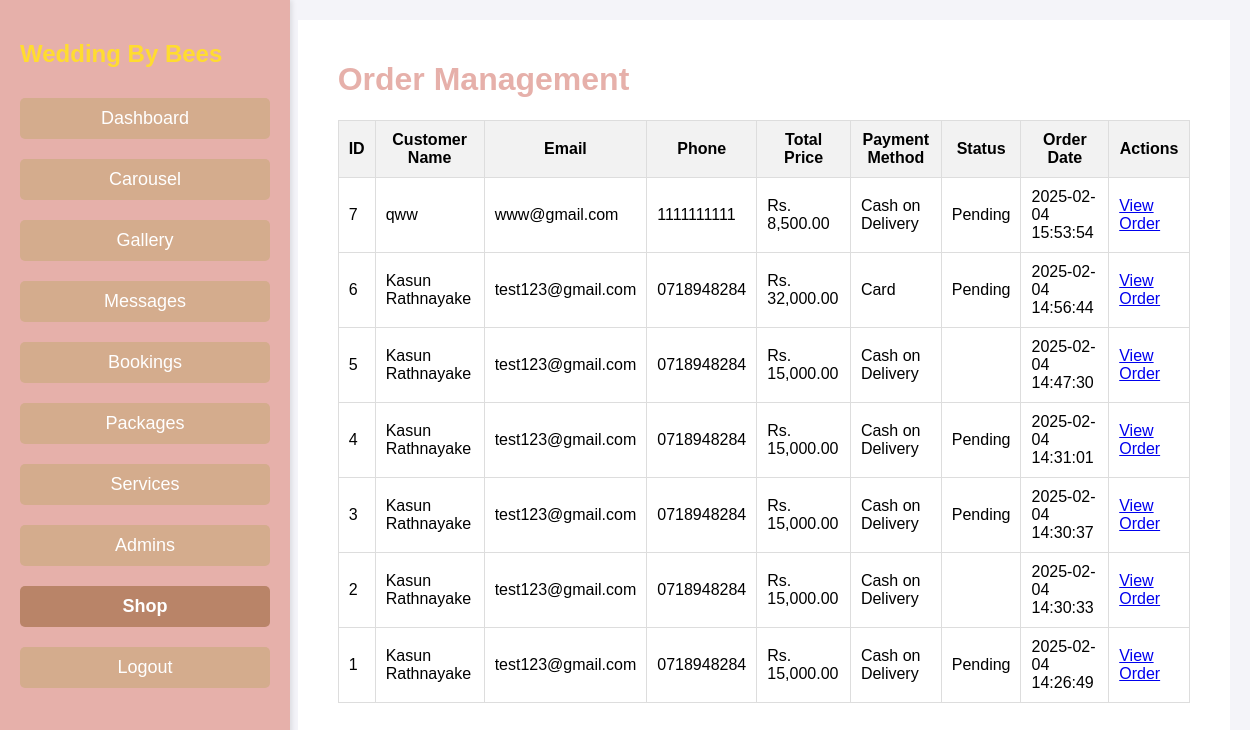
The app's page /admin/orders.php (signed in), older data.
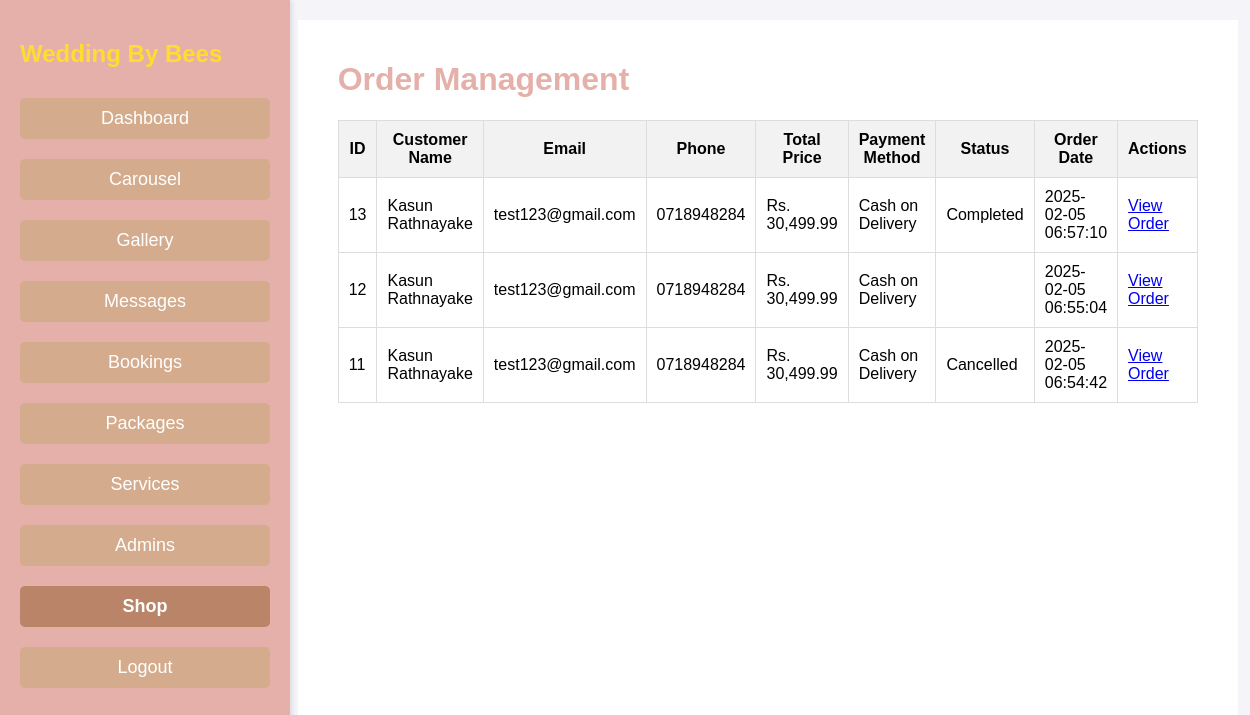
The same page, newer data.
### tables this page shows
CREATE TABLE `orders` (
  `id` int(11) NOT NULL,
  `customer_id` int(11) NOT NULL,
  `shipping_name` varchar(100) NOT NULL,
  `shipping_email` varchar(100) NOT NULL,
  `shipping_phone` varchar(15) NOT NULL,
  `shipping_address` text NOT NULL,
  `total_price` decimal(10,2) NOT NULL,
  `payment_method` enum('Cash on Delivery','Card') NOT NULL,
  `status` enum('Pending','Completed','Cancelled') NOT NULL,
  `order_date` timestamp NOT NULL DEFAULT current_timestamp()
);

### admin/orders.php (the view, shortened to what this page needs)
<?php
include '../inc/links.php';
$sql = "SELECT id, customer_id, shipping_name, shipping_email, shipping_phone,
        shipping_address, total_price, payment_method, status, order_date
        FROM orders ORDER BY order_date DESC";
$result = $conn->query($sql);
$orders = array();
if ($result->num_rows > 0) {
    while ($row = $result->fetch_assoc()) {
        $orders[] = $row;
    }
}
?>
<!DOCTYPE html>
<html lang="en">
<head>
    <link rel="stylesheet" href="../css/dashboard.css">
</head>
<body>
<div class="dashboard-container">
    <?php include 'header.php'; ?>
    <div class="main-content">
        <div class="order-section">
            <h1>Order Management</h1>
            <table class="table table-bordered">
                <thead>
                    <tr>
                        <th>ID</th>
                        <th>Customer Name</th>
                        <th>Email</th>
                        <th>Phone</th>
                        <th>Total Price</th>
                        <th>Payment Method</th>
                        <th>Status</th>
                        <th>Order Date</th>
                        <th>Actions</th>
                    </tr>
                </thead>
                <tbody>
                    <?php
                    if (!empty($orders)) {
                        foreach ($orders as $order) {
                            echo "<tr>";
                            echo "<td>" . $order['id'] . "</td>";
                            echo "<td>" . $order['shipping_name'] . "</td>";
                            echo "<td>" . $order['shipping_email'] . "</td>";
                            echo "<td>" . $order['shipping_phone'] . "</td>";
                            echo "<td>Rs. " . number_format($order['total_price'], 2) . "</td>";
                            echo "<td>" . ucfirst($order['payment_method']) . "</td>";
                            echo "<td>" . ucfirst($order['status']) . "</td>";
                            echo "<td>" . $order['order_date'] . "</td>";
                            echo "<td>
                                    <a href='order_details.php?order_id=" . $order['id'] . "' class='btn btn-info'>View Order</a>
                                  </td>";
                            echo "</tr>";
                        }
                    } else {
                        echo "<tr><td colspan='9'>No orders found.</td></tr>";
                    }
                    ?>
                </tbody>
            </table>
        </div>
    </div>
</div>
</body>
</html>

Row changes from the older to the newer data that the page shows:
removed orders: id "7", shipping_name "qww", shipping_email "www@gmail.com", shipping_phone "1111111111", total_price "8,500.00", payment_method "Cash on Delivery", status "Pending", order_date "2025-02-04 15:53:54"
removed orders: id "6", shipping_name "Kasun Rathnayake", shipping_email "test123@gmail.com", shipping_phone "0718948284", total_price "32,000.00", payment_method "Card", status "Pending", order_date "2025-02-04 14:56:44"
removed orders: id "5", shipping_name "Kasun Rathnayake", shipping_email "test123@gmail.com", shipping_phone "0718948284", total_price "15,000.00", payment_method "Cash on Delivery", order_date "2025-02-04 14:47:30"
removed orders: id "4", shipping_name "Kasun Rathnayake", shipping_email "test123@gmail.com", shipping_phone "0718948284", total_price "15,000.00", payment_method "Cash on Delivery", status "Pending", order_date "2025-02-04 14:31:01"
removed orders: id "3", shipping_name "Kasun Rathnayake", shipping_email "test123@gmail.com", shipping_phone "0718948284", total_price "15,000.00", payment_method "Cash on Delivery", status "Pending", order_date "2025-02-04 14:30:37"
removed orders: id "2", shipping_name "Kasun Rathnayake", shipping_email "test123@gmail.com", shipping_phone "0718948284", total_price "15,000.00", payment_method "Cash on Delivery", order_date "2025-02-04 14:30:33"
removed orders: id "1", shipping_name "Kasun Rathnayake", shipping_email "test123@gmail.com", shipping_phone "0718948284", total_price "15,000.00", payment_method "Cash on Delivery", status "Pending", order_date "2025-02-04 14:26:49"
added orders: id "13", shipping_name "Kasun Rathnayake", shipping_email "test123@gmail.com", shipping_phone "0718948284", total_price "30,499.99", payment_method "Cash on Delivery", status "Completed", order_date "2025-02-05 06:57:10"
added orders: id "12", shipping_name "Kasun Rathnayake", shipping_email "test123@gmail.com", shipping_phone "0718948284", total_price "30,499.99", payment_method "Cash on Delivery", order_date "2025-02-05 06:55:04"
added orders: id "11", shipping_name "Kasun Rathnayake", shipping_email "test123@gmail.com", shipping_phone "0718948284", total_price "30,499.99", payment_method "Cash on Delivery", status "Cancelled", order_date "2025-02-05 06:54:42"
